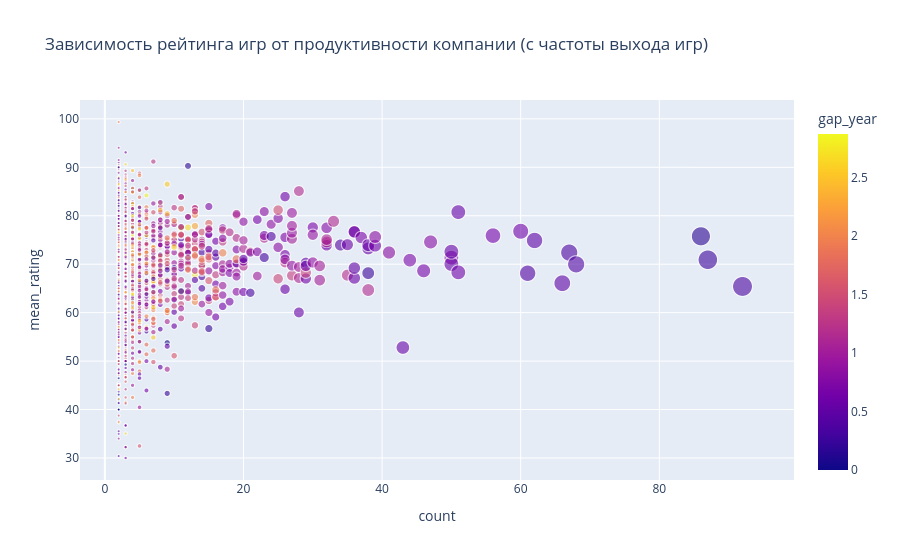

This figure's notebook cell:
### Code cell
fig = pltexp.scatter(df_developers_by_rating_with_mean_gap_time, x='count', y='mean_rating', color='gap_year', opacity=0.6, size='count', title='Зависимость рейтинга игр от продуктивности компании (с частоты выхода игр)',)
fig.show()

### Figure 1 — Plotly figure (JSON) as saved in the notebook; plotly's stock layout.template omitted (floating-point values rounded to 4 significant figures; data arrays with more than 128 entries replaced by an {"elided": "..."} marker saying what was removed)
{"data": [{"hovertemplate": "count=%{marker.size}<br>mean_rating=%{y}<br>gap_year=%{marker.color}<extra></extra>", "legendgroup": "", "marker": {"color": {"elided": "2440 float values"}, "coloraxis": "coloraxis", "opacity": 0.6, "size": {"elided": "2440 int values"}, "sizemode": "area", "sizeref": 0.23, "symbol": "circle"}, "mode": "markers", "name": "", "showlegend": false, "type": "scattergl", "x": {"elided": "2440 int values"}, "xaxis": "x", "y": {"elided": "2440 float values"}, "yaxis": "y"}], "layout": {"coloraxis": {"colorbar": {"title": {"text": "gap_year"}}, "colorscale": [[0, "#0d0887"], [0.1111, "#46039f"], [0.2222, "#7201a8"], [0.3333, "#9c179e"], [0.4444, "#bd3786"], [0.5556, "#d8576b"], [0.6667, "#ed7953"], [0.7778, "#fb9f3a"], [0.8889, "#fdca26"], [1, "#f0f921"]]}, "legend": {"itemsizing": "constant", "tracegroupgap": 0}, "title": {"text": "Зависимость рейтинга игр от продуктивности компании (с частоты выхода игр)"}, "xaxis": {"anchor": "y", "domain": [0, 1], "title": {"text": "count"}}, "yaxis": {"anchor": "x", "domain": [0, 1], "title": {"text": "mean_rating"}}}}
